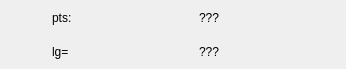
<?xml version="1.0" encoding="UTF-8"?>
<ui version="4.0">
 <class>AttribLineWidget</class>
 <widget class="QWidget" name="AttribLineWidget">
  <property name="geometry">
   <rect>
    <x>0</x>
    <y>0</y>
    <width>346</width>
    <height>69</height>
   </rect>
  </property>
  <property name="minimumSize">
   <size>
    <width>0</width>
    <height>40</height>
   </size>
  </property>
  <property name="windowTitle">
   <string>Form</string>
  </property>
  <layout class="QHBoxLayout" name="horizontalLayout_2">
   <property name="spacing">
    <number>1</number>
   </property>
   <property name="leftMargin">
    <number>1</number>
   </property>
   <property name="topMargin">
    <number>1</number>
   </property>
   <property name="rightMargin">
    <number>1</number>
   </property>
   <property name="bottomMargin">
    <number>1</number>
   </property>
   <item>
    <layout class="QHBoxLayout" name="horizontalLayout">
     <item>
      <widget class="QLabel" name="tool_label">
       <property name="minimumSize">
        <size>
         <width>10</width>
         <height>10</height>
        </size>
       </property>
       <property name="maximumSize">
        <size>
         <width>50</width>
         <height>50</height>
        </size>
       </property>
       <property name="text">
        <string/>
       </property>
       <property name="pixmap">
        <pixmap resource="ressources.qrc">:/icons/ressources/vector-polyline.svg</pixmap>
       </property>
       <property name="scaledContents">
        <bool>true</bool>
       </property>
       <property name="margin">
        <number>5</number>
       </property>
      </widget>
     </item>
     <item>
      <layout class="QGridLayout" name="gridLayout">
       <item row="0" column="0">
        <widget class="QLabel" name="label">
         <property name="text">
          <string>pts:</string>
         </property>
        </widget>
       </item>
       <item row="0" column="1">
        <widget class="QLabel" name="pts_label">
         <property name="text">
          <string>???</string>
         </property>
        </widget>
       </item>
       <item row="1" column="0">
        <widget class="QLabel" name="label_2">
         <property name="text">
          <string>lg=</string>
         </property>
        </widget>
       </item>
       <item row="1" column="1">
        <widget class="QLabel" name="length_label">
         <property name="minimumSize">
          <size>
           <width>0</width>
           <height>0</height>
          </size>
         </property>
         <property name="text">
          <string>???</string>
         </property>
        </widget>
       </item>
      </layout>
     </item>
    </layout>
   </item>
  </layout>
 </widget>
 <resources>
  <include location="ressources.qrc"/>
 </resources>
 <connections/>
</ui>
